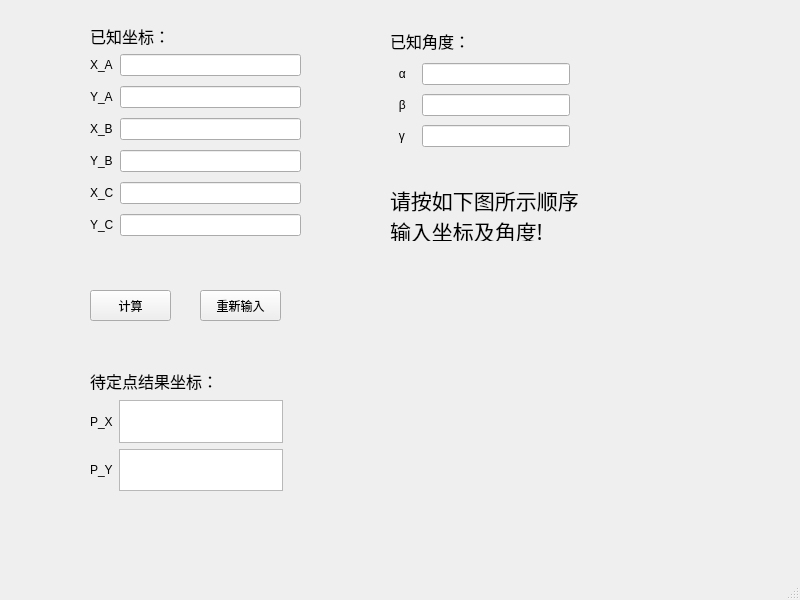
<?xml version="1.0" encoding="UTF-8"?>
<ui version="4.0">
 <class>back_intersection</class>
 <widget class="QMainWindow" name="back_intersection">
  <property name="geometry">
   <rect>
    <x>0</x>
    <y>0</y>
    <width>800</width>
    <height>600</height>
   </rect>
  </property>
  <property name="windowTitle">
   <string>MainWindow</string>
  </property>
  <widget class="QWidget" name="centralwidget">
   <widget class="QPushButton" name="pushButton_2">
    <property name="geometry">
     <rect>
      <x>200</x>
      <y>290</y>
      <width>81</width>
      <height>31</height>
     </rect>
    </property>
    <property name="text">
     <string>重新输入</string>
    </property>
   </widget>
   <widget class="QLabel" name="label_6">
    <property name="geometry">
     <rect>
      <x>90</x>
      <y>25</y>
      <width>91</width>
      <height>21</height>
     </rect>
    </property>
    <property name="font">
     <font>
      <family>楷体</family>
      <pointsize>12</pointsize>
     </font>
    </property>
    <property name="text">
     <string>已知坐标：</string>
    </property>
   </widget>
   <widget class="QLabel" name="label_10">
    <property name="geometry">
     <rect>
      <x>390</x>
      <y>190</y>
      <width>221</width>
      <height>51</height>
     </rect>
    </property>
    <property name="font">
     <font>
      <family>小米兰亭</family>
      <pointsize>16</pointsize>
     </font>
    </property>
    <property name="text">
     <string>请按如下图所示顺序
输入坐标及角度!</string>
    </property>
   </widget>
   <widget class="QWidget" name="gridLayoutWidget">
    <property name="geometry">
     <rect>
      <x>90</x>
      <y>50</y>
      <width>211</width>
      <height>191</height>
     </rect>
    </property>
    <layout class="QGridLayout" name="gridLayout">
     <item row="2" column="0">
      <widget class="QLabel" name="label_4">
       <property name="text">
        <string>X_B</string>
       </property>
      </widget>
     </item>
     <item row="1" column="0">
      <widget class="QLabel" name="label_3">
       <property name="text">
        <string>Y_A</string>
       </property>
      </widget>
     </item>
     <item row="4" column="1">
      <widget class="QLineEdit" name="XC"/>
     </item>
     <item row="2" column="1">
      <widget class="QLineEdit" name="XB"/>
     </item>
     <item row="3" column="1">
      <widget class="QLineEdit" name="YB"/>
     </item>
     <item row="1" column="1">
      <widget class="QLineEdit" name="YA"/>
     </item>
     <item row="0" column="1">
      <widget class="QLineEdit" name="XA"/>
     </item>
     <item row="0" column="0">
      <widget class="QLabel" name="label_2">
       <property name="text">
        <string>X_A</string>
       </property>
      </widget>
     </item>
     <item row="3" column="0">
      <widget class="QLabel" name="label_5">
       <property name="text">
        <string>Y_B</string>
       </property>
      </widget>
     </item>
     <item row="5" column="1">
      <widget class="QLineEdit" name="YC"/>
     </item>
     <item row="4" column="0">
      <widget class="QLabel" name="label_16">
       <property name="text">
        <string>X_C</string>
       </property>
      </widget>
     </item>
     <item row="5" column="0">
      <widget class="QLabel" name="label_17">
       <property name="text">
        <string>Y_C</string>
       </property>
      </widget>
     </item>
    </layout>
   </widget>
   <widget class="QPushButton" name="pushButton">
    <property name="geometry">
     <rect>
      <x>90</x>
      <y>290</y>
      <width>81</width>
      <height>31</height>
     </rect>
    </property>
    <property name="text">
     <string>计算</string>
    </property>
   </widget>
   <widget class="QLabel" name="label_14">
    <property name="geometry">
     <rect>
      <x>90</x>
      <y>370</y>
      <width>151</width>
      <height>21</height>
     </rect>
    </property>
    <property name="font">
     <font>
      <family>楷体</family>
      <pointsize>12</pointsize>
     </font>
    </property>
    <property name="text">
     <string>待定点结果坐标：</string>
    </property>
   </widget>
   <widget class="QLabel" name="label">
    <property name="geometry">
     <rect>
      <x>330</x>
      <y>260</y>
      <width>371</width>
      <height>301</height>
     </rect>
    </property>
    <property name="text">
     <string>&lt;html&gt;&lt;head/&gt;&lt;body&gt;&lt;p&gt;&lt;img src=&quot;:/back_intersection.jpg&quot;/&gt;&lt;/p&gt;&lt;/body&gt;&lt;/html&gt;</string>
    </property>
   </widget>
   <widget class="QLabel" name="label_7">
    <property name="geometry">
     <rect>
      <x>390</x>
      <y>30</y>
      <width>91</width>
      <height>21</height>
     </rect>
    </property>
    <property name="font">
     <font>
      <family>楷体</family>
      <pointsize>12</pointsize>
     </font>
    </property>
    <property name="text">
     <string>已知角度：</string>
    </property>
   </widget>
   <widget class="QWidget" name="gridLayoutWidget_3">
    <property name="geometry">
     <rect>
      <x>90</x>
      <y>400</y>
      <width>193</width>
      <height>91</height>
     </rect>
    </property>
    <layout class="QGridLayout" name="gridLayout_3">
     <item row="0" column="2">
      <widget class="QTextBrowser" name="PX"/>
     </item>
     <item row="1" column="2">
      <widget class="QTextBrowser" name="PY"/>
     </item>
     <item row="1" column="0">
      <widget class="QLabel" name="label_13">
       <property name="text">
        <string>P_Y</string>
       </property>
      </widget>
     </item>
     <item row="0" column="0">
      <widget class="QLabel" name="label_12">
       <property name="text">
        <string>P_X</string>
       </property>
      </widget>
     </item>
    </layout>
   </widget>
   <widget class="QWidget" name="gridLayoutWidget_2">
    <property name="geometry">
     <rect>
      <x>389</x>
      <y>60</y>
      <width>181</width>
      <height>91</height>
     </rect>
    </property>
    <layout class="QGridLayout" name="gridLayout_2">
     <item row="0" column="0">
      <widget class="QLabel" name="label_8">
       <property name="text">
        <string>   α   </string>
       </property>
      </widget>
     </item>
     <item row="0" column="1">
      <widget class="QLineEdit" name="alpha"/>
     </item>
     <item row="1" column="0">
      <widget class="QLabel" name="label_9">
       <property name="text">
        <string>   β</string>
       </property>
      </widget>
     </item>
     <item row="1" column="1">
      <widget class="QLineEdit" name="beta"/>
     </item>
     <item row="2" column="1">
      <widget class="QLineEdit" name="gamma"/>
     </item>
     <item row="2" column="0">
      <widget class="QLabel" name="label_15">
       <property name="text">
        <string>   γ</string>
       </property>
      </widget>
     </item>
    </layout>
   </widget>
  </widget>
  <widget class="QMenuBar" name="menubar">
   <property name="geometry">
    <rect>
     <x>0</x>
     <y>0</y>
     <width>800</width>
     <height>22</height>
    </rect>
   </property>
  </widget>
  <widget class="QStatusBar" name="statusbar"/>
 </widget>
 <resources/>
 <connections/>
</ui>
